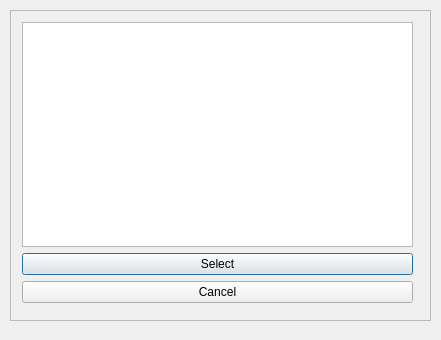
<?xml version="1.0" encoding="UTF-8"?>
<ui version="4.0">
 <class>Dialog</class>
 <widget class="QDialog" name="Dialog">
  <property name="geometry">
   <rect>
    <x>0</x>
    <y>0</y>
    <width>441</width>
    <height>340</height>
   </rect>
  </property>
  <property name="sizePolicy">
   <sizepolicy hsizetype="MinimumExpanding" vsizetype="MinimumExpanding">
    <horstretch>1</horstretch>
    <verstretch>0</verstretch>
   </sizepolicy>
  </property>
  <property name="windowTitle">
   <string>Dialog</string>
  </property>
  <widget class="QFrame" name="frame">
   <property name="geometry">
    <rect>
     <x>10</x>
     <y>10</y>
     <width>421</width>
     <height>311</height>
    </rect>
   </property>
   <property name="sizePolicy">
    <sizepolicy hsizetype="MinimumExpanding" vsizetype="MinimumExpanding">
     <horstretch>0</horstretch>
     <verstretch>0</verstretch>
    </sizepolicy>
   </property>
   <property name="frameShape">
    <enum>QFrame::StyledPanel</enum>
   </property>
   <property name="frameShadow">
    <enum>QFrame::Raised</enum>
   </property>
   <widget class="QWidget" name="layoutWidget">
    <property name="geometry">
     <rect>
      <x>12</x>
      <y>12</y>
      <width>391</width>
      <height>281</height>
     </rect>
    </property>
    <layout class="QVBoxLayout" name="verticalLayout">
     <item>
      <widget class="QListWidget" name="listWidget">
       <property name="sizePolicy">
        <sizepolicy hsizetype="Expanding" vsizetype="Expanding">
         <horstretch>1</horstretch>
         <verstretch>1</verstretch>
        </sizepolicy>
       </property>
       <property name="resizeMode">
        <enum>QListView::Adjust</enum>
       </property>
      </widget>
     </item>
     <item>
      <widget class="QPushButton" name="select">
       <property name="sizePolicy">
        <sizepolicy hsizetype="MinimumExpanding" vsizetype="Fixed">
         <horstretch>0</horstretch>
         <verstretch>0</verstretch>
        </sizepolicy>
       </property>
       <property name="text">
        <string>Select</string>
       </property>
      </widget>
     </item>
     <item>
      <widget class="QPushButton" name="pushButton_2">
       <property name="sizePolicy">
        <sizepolicy hsizetype="MinimumExpanding" vsizetype="Fixed">
         <horstretch>0</horstretch>
         <verstretch>0</verstretch>
        </sizepolicy>
       </property>
       <property name="text">
        <string>Cancel</string>
       </property>
      </widget>
     </item>
    </layout>
   </widget>
  </widget>
 </widget>
 <tabstops>
  <tabstop>listWidget</tabstop>
  <tabstop>select</tabstop>
  <tabstop>pushButton_2</tabstop>
 </tabstops>
 <resources/>
 <connections>
  <connection>
   <sender>pushButton_2</sender>
   <signal>clicked()</signal>
   <receiver>Dialog</receiver>
   <slot>close()</slot>
   <hints>
    <hint type="sourcelabel">
     <x>223</x>
     <y>288</y>
    </hint>
    <hint type="destinationlabel">
     <x>238</x>
     <y>324</y>
    </hint>
   </hints>
  </connection>
  <connection>
   <sender>select</sender>
   <signal>clicked()</signal>
   <receiver>Dialog</receiver>
   <slot>accept()</slot>
   <hints>
    <hint type="sourcelabel">
     <x>301</x>
     <y>262</y>
    </hint>
    <hint type="destinationlabel">
     <x>342</x>
     <y>329</y>
    </hint>
   </hints>
  </connection>
  <connection>
   <sender>listWidget</sender>
   <signal>doubleClicked(QModelIndex)</signal>
   <receiver>Dialog</receiver>
   <slot>accept()</slot>
   <hints>
    <hint type="sourcelabel">
     <x>326</x>
     <y>140</y>
    </hint>
    <hint type="destinationlabel">
     <x>434</x>
     <y>118</y>
    </hint>
   </hints>
  </connection>
 </connections>
</ui>
